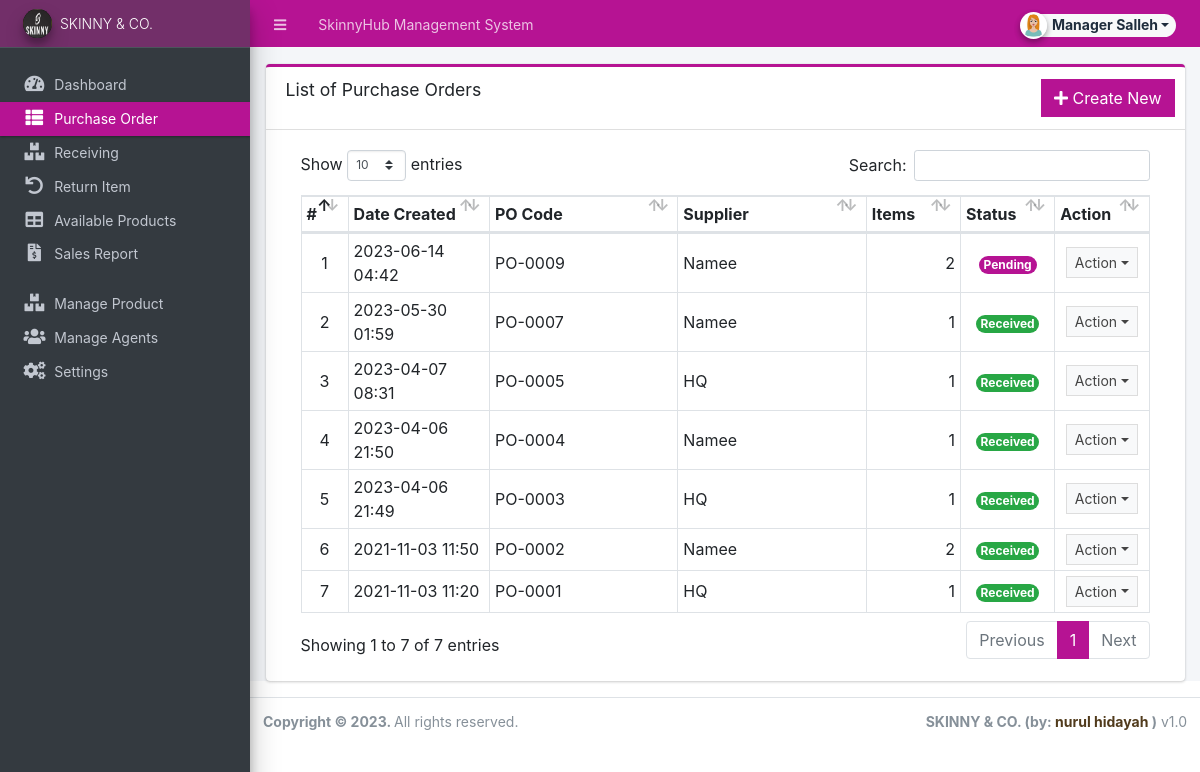
Page /admin/?page=purchase_order (signed in) on the committed database.
### tables this page shows
CREATE TABLE `purchase_order_list` (
  `id` int(30) NOT NULL,
  `po_code` varchar(50) NOT NULL,
  `supplier_id` int(30) NOT NULL,
  `amount` float NOT NULL,
  `discount_perc` float NOT NULL DEFAULT 0,
  `discount` float NOT NULL DEFAULT 0,
  `tax_perc` float NOT NULL DEFAULT 0,
  `tax` float NOT NULL DEFAULT 0,
  `remarks` text NOT NULL,
  `status` tinyint(4) NOT NULL DEFAULT 0 COMMENT '0 = pending, 1 = partially received, 2 =received',
  `date_created` datetime NOT NULL DEFAULT current_timestamp(),
  `date_updated` datetime NOT NULL DEFAULT current_timestamp() ON UPDATE current_timestamp()
);

CREATE TABLE `supplier_list` (
  `id` int(30) NOT NULL,
  `name` text NOT NULL,
  `address` text NOT NULL,
  `cperson` text NOT NULL,
  `contact` text NOT NULL,
  `status` tinyint(1) NOT NULL DEFAULT 1,
  `date_created` datetime NOT NULL DEFAULT current_timestamp(),
  `date_updated` datetime NOT NULL DEFAULT current_timestamp() ON UPDATE current_timestamp()
);

### config.php (called while the page is built, shortened)
<?php
require_once('classes/DBConnection.php');
require_once('classes/SystemSettings.php');
function validate_image($file){
	if(!empty($file)){
        $ex = explode('?',$file);
        $file = $ex[0];
        $param =  isset($ex[1]) ? '?'.$ex[1]  : '';
		if(is_file(base_app.$file)){
			return base_url.$file.$param;
		}else{
			return base_url.'uploads/avatar-1.png';
		}
	}else{
		return base_url.'uploads/avatar-5.png';
	}
}
function isMobileDevice(){
    $aMobileUA = array(
        '/iphone/i' => 'iPhone',
        '/ipod/i' => 'iPod',
        '/ipad/i' => 'iPad',
        '/android/i' => 'Android',
        '/blackberry/i' => 'BlackBerry',
        '/webos/i' => 'Mobile'
    );
    return false;
}
?>

### classes/DBConnection.php (called while the page is built, shortened)
<?php
class DBConnection{
    private $host = DB_SERVER;
    private $username = DB_USERNAME;
    private $password = DB_PASSWORD;
    private $database = DB_NAME;
    public $conn;
    public function __construct(){
        if (!isset($this->conn)) {
            $this->conn = new mysqli($this->host, $this->username, $this->password, $this->database);
        }
    }
}
?>

### classes/SystemSettings.php (called while the page is built, shortened)
<?php
class SystemSettings extends DBConnection{
	function userdata($field = ''){
		if(!empty($field)){
			if(isset($_SESSION['userdata'][$field]))
				return $_SESSION['userdata'][$field];
			else
				return null;
		}else{
			return false;
		}
	}
	function info($field=''){
		if(!empty($field)){
			if(isset($_SESSION['system_info'][$field]))
				return $_SESSION['system_info'][$field];
			else
				return false;
		}else{
			return false;
		}
	}
}
$_settings = new SystemSettings();
?>

### admin/purchase_order/index.php (the view, shortened to what this page needs)
<div class="card card-outline card-primary">
	<div class="card-header">
		<h3 class="card-title">List of Purchase Orders</h3>
        <div class="card-tools">
			<a href="<?php echo base_url ?>admin/?page=purchase_order/manage_po" class="btn btn-flat btn-primary"><span class="fas fa-plus"></span>  Create New</a>
		</div>
	</div>
	<div class="card-body">
		<div class="container-fluid">
        <div class="container-fluid">
			<table class="table table-bordered table-stripped">
                    <colgroup>
                        <col width="5%">
                        <col width="15%">
                        <col width="20%">
                        <col width="20%">
                        <col width="10%">
                        <col width="10%">
                        <col width="10%">
                    </colgroup>
                    <thead>
                        <tr>
                            <th>#</th>
                            <th>Date Created</th>
                            <th>PO Code</th>
                            <th>Supplier</th>
                            <th>Items</th>
                            <th>Status</th>
                            <th>Action</th>
                        </tr>
                    </thead>
                    <tbody>
                        <?php
                        $i = 1;
                        $qry = $conn->query("SELECT p.*, s.name as supplier FROM `purchase_order_list` p inner join supplier_list s on p.supplier_id = s.id order by p.`date_created` desc");
                        while($row = $qry->fetch_assoc()):
                            $row['items'] = $conn->query("SELECT count(item_id) as `items` FROM `po_items` where po_id = '{$row['id']}' ")->fetch_assoc()['items'];
                        ?>
                            <tr>
                                <td class="text-center"><?php echo $i++; ?></td>
                                <td><?php echo date("Y-m-d H:i",strtotime($row['date_created'])) ?></td>
                                <td><?php echo $row['po_code'] ?></td>
                                <td><?php echo $row['supplier'] ?></td>
                                <td class="text-right"><?php echo number_format($row['items']) ?></td>
                                <td class="text-center">
                                    <?php if($row['status'] == 0): ?>
                                        <span class="badge badge-primary rounded-pill">Pending</span>
                                    <?php elseif($row['status'] == 1): ?>
                                        <span class="badge badge-warning rounded-pill">Partially received</span>
                                        <?php elseif($row['status'] == 2): ?>
                                        <span class="badge badge-success rounded-pill">Received</span>
                                    <?php else: ?>
                                        <span class="badge badge-danger rounded-pill">N/A</span>
                                    <?php endif; ?>
                                </td>
                                <td align="center">
                                    <button type="button" class="btn btn-flat btn-default btn-sm dropdown-toggle dropdown-icon" data-toggle="dropdown">
                                            Action
                                    </button>
                                </td>
                            </tr>
                        <?php endwhile; ?>
                    </tbody>
                </table>
		</div>
		</div>
	</div>
</div>

### admin/index.php (shortened to what this page needs)
<?php require_once('../config.php'); ?>
 <!DOCTYPE html>
<html lang="en" class="" style="height: auto;">
<?php require_once('inc/header.php') ?>
  <body class="sidebar-mini layout-fixed control-sidebar-slide-open layout-navbar-fixed sidebar-mini-md sidebar-mini-xs" data-new-gr-c-s-check-loaded="14.991.0" data-gr-ext-installed="" style="height: auto;">
    <div class="wrapper">
     <?php require_once('inc/topBarNav.php') ?>
     <?php require_once('inc/navigation.php') ?>
     <?php $page = isset($_GET['page']) ? $_GET['page'] : 'home';  ?>
      <div class="content-wrapper pt-3" style="min-height: 567.854px;">
        <section class="content ">
          <div class="container-fluid">
            <?php
              if(!file_exists($page.".php") && !is_dir($page)){
                  include '404.html';
              }else{
                if(is_dir($page))
                  include $page.'/index.php';
                else
                  include $page.'.php';
              }
?>
          </div>
        </section>
      </div>
      <?php require_once('inc/footer.php') ?>
  </body>
</html>

### admin/inc/header.php (shortened to what this page needs)
<head>
    <link rel="stylesheet" href="<?php echo base_url ?>plugins/fontawesome-free/css/all.min.css">
    <link rel="stylesheet" href="<?php echo base_url ?>plugins/tempusdominus-bootstrap-4/css/tempusdominus-bootstrap-4.min.css">
  <link rel="stylesheet" href="<?php echo base_url ?>plugins/datatables-bs4/css/dataTables.bootstrap4.min.css">
  <link rel="stylesheet" href="<?php echo base_url ?>plugins/datatables-responsive/css/responsive.bootstrap4.min.css">
  <link rel="stylesheet" href="<?php echo base_url ?>plugins/datatables-buttons/css/buttons.bootstrap4.min.css">
  <link rel="stylesheet" href="<?php echo base_url ?>plugins/select2/css/select2.min.css">
  <link rel="stylesheet" href="<?php echo base_url ?>plugins/select2-bootstrap4-theme/select2-bootstrap4.min.css">
    <link rel="stylesheet" href="<?php echo base_url ?>plugins/icheck-bootstrap/icheck-bootstrap.min.css">
    <link rel="stylesheet" href="<?php echo base_url ?>plugins/jqvmap/jqvmap.min.css">
    <link rel="stylesheet" href="<?php echo base_url ?>dist/css/adminlte.css">
    <link rel="stylesheet" href="<?php echo base_url ?>dist/css/custom.css">
    <link rel="stylesheet" href="<?php echo base_url ?>plugins/overlayScrollbars/css/OverlayScrollbars.min.css">
    <link rel="stylesheet" href="<?php echo base_url ?>plugins/daterangepicker/daterangepicker.css">
    <link rel="stylesheet" href="<?php echo base_url ?>plugins/summernote/summernote-bs4.min.css">
  <link rel="stylesheet" href="<?php echo base_url ?>plugins/sweetalert2-theme-bootstrap-4/bootstrap-4.min.css">
  </head>

### admin/inc/topBarNav.php (shortened to what this page needs)
<nav class="main-header navbar navbar-expand navbar-dark border border-light border-top-0  border-left-0 border-right-0 navbar-light text-sm bg-lightblue">
  <ul class="navbar-nav">
    <li class="nav-item">
    <a class="nav-link" data-widget="pushmenu" href="#" role="button"><i class="fas fa-bars"></i></a>
    </li>
    <li class="nav-item d-none d-sm-inline-block">
      <a href="<?php echo base_url ?>" class="nav-link"><?php echo (!isMobileDevice()) ? $_settings->info('name'):$_settings->info('short_name'); ?> </a>
    </li>
  </ul>
  <ul class="navbar-nav ml-auto">
    <li class="nav-item">
      <div class="btn-group nav-link">
            <button type="button" class="btn btn-rounded badge badge-light dropdown-toggle dropdown-icon" data-toggle="dropdown">
              <span><img src="<?php echo validate_image($_settings->userdata('avatar')) ?>" class="img-circle elevation-2 user-img" alt="User Image"></span>
              <span class="ml-3"><?php echo ucwords($_settings->userdata('firstname').' '.$_settings->userdata('lastname')) ?></span>
            </button>
        </div>
    </li>
  </ul>
</nav>

### admin/inc/navigation.php (shortened to what this page needs)
<aside class="main-sidebar sidebar-dark-primary elevation-4 sidebar-no-expand">
  <a href="<?php echo base_url ?>admin" class="brand-link bg-primary text-sm">
  <img src="<?php echo validate_image($_settings->info('logo'))?>" alt="Store Logo" class="brand-image img-circle elevation-3 bg-black" style="width: 1.8rem;height: 1.8rem;max-height: unset">
  <span class="brand-text font-weight-light"><?php echo $_settings->info('short_name') ?></span>
  </a>
  <div class="sidebar os-host os-theme-light os-host-overflow os-host-overflow-y os-host-resize-disabled os-host-transition os-host-scrollbar-horizontal-hidden">
    <div class="os-content-glue" style="margin: 0px -8px; width: 249px; height: 646px;"></div>
    <div class="os-padding">
      <div class="os-viewport os-viewport-native-scrollbars-invisible" style="overflow-y: scroll;">
        <div class="os-content" style="padding: 0px 8px; height: 100%; width: 100%;">
          <nav class="mt-4">
             <ul class="nav nav-pills nav-sidebar flex-column text-sm nav-compact nav-flat nav-child-indent nav-collapse-hide-child" data-widget="treeview" role="menu" data-accordion="false">
              <li class="nav-item dropdown">
                <a href="./" class="nav-link nav-home">
                  <i class="nav-icon fas fa-tachometer-alt"></i>
                  <p>
                    Dashboard
                  </p>
                </a>
              </li>
              <li class="nav-item">
                <a href="<?php echo base_url ?>admin/?page=purchase_order" class="nav-link nav-purchase_order">
                  <i class="nav-icon fas fa-th-list"></i>
                  <p>
                    Purchase Order
                  </p>
                </a>
              </li>
              <li class="nav-item">
                <a href="<?php echo base_url ?>admin/?page=receiving" class="nav-link nav-receiving">
                  <i class="nav-icon fas fa-boxes"></i>
                  <p>
                    Receiving
                  </p>
                </a>
              </li>
              <li class="nav-item">
                <a href="<?php echo base_url ?>admin/?page=return" class="nav-link nav-return">
                  <i class="nav-icon fas fa-undo"></i>
                  <p>
                    Return Item
                  </p>
                </a>
              </li>
              <li class="nav-item">
                <a href="<?php echo base_url ?>admin/?page=stocks" class="nav-link nav-stocks">
                  <i class="nav-icon fas fa-table"></i>
                  <p>
                    Available Products
                  </p>
                </a>
              </li>
              <li class="nav-item">
                <a href="<?php echo base_url ?>admin/?page=sales" class="nav-link nav-sales">
                  <i class="nav-icon fas fa-file-invoice-dollar"></i>
                  <p>
                    Sales Report
                  </p>
                </a>
              </li>
               <?php if($_settings->userdata('type') == 1): ?>
              <li class="nav-header"></li>
              <li class="nav-item dropdown">
                <a href="<?php echo base_url ?>admin/?page=maintenance/item" class="nav-link nav-maintenance_item">
                  <i class="nav-icon fas fa-boxes"></i>
                  <p>
                    Manage Product
                  </p>
                </a>
              </li>
              <li class="nav-item dropdown">
                <a href="<?php echo base_url ?>admin/?page=user/list" class="nav-link nav-user_list">
                  <i class="nav-icon fas fa-users"></i>
                  <p>
                    Manage Agents
                  </p>
                </a>
              </li>
              <li class="nav-item dropdown">
                <a href="<?php echo base_url ?>admin/?page=system_info" class="nav-link nav-system_info">
                  <i class="nav-icon fas fa-cogs"></i>
                  <p>
                    Settings
                  </p>
                </a>
              </li>
              <?php endif; ?>
            </ul>
          </nav>
        </div>
      </div>
    </div>
  </div>
</aside>

### admin/inc/footer.php (shortened to what this page needs)
<footer class="main-footer text-sm">
        <strong>Copyright © <?php echo date('Y') ?>.
        </strong>
        All rights reserved.
        <div class="float-right d-none d-sm-inline-block">
          <b><?php echo $_settings->info('short_name') ?> (by: <a href="mailto:nhidayah2378@gmail.com" target="blank">nurul hidayah</a> )</b> v1.0
        </div>
      </footer>
    </div>

### admin/inc/topBarNav.php (style rules this page uses)
.user-img { position: absolute; height: 27px; width: 27px; object-fit: cover; left: -7%; top: -12%; }
.btn-rounded { border-radius: 50px; }

### rows in the picture
purchase_order_list: date_created "2023-06-14 04:42", po_code "PO-0009", supplier.name "Namee", supplier "2", status "Pending"
purchase_order_list: date_created "2023-05-30 01:59", po_code "PO-0007", supplier.name "Namee", items "1", status "Received"
purchase_order_list: date_created "2023-04-07 08:31", po_code "PO-0005", supplier.name "HQ", supplier "1", status "Received"
purchase_order_list: date_created "2023-04-06 21:50", po_code "PO-0004", supplier.name "Namee", items "1", status "Received"
purchase_order_list: date_created "2023-04-06 21:49", po_code "PO-0003", supplier.name "HQ", supplier "1", status "Received"
purchase_order_list: date_created "2021-11-03 11:50", po_code "PO-0002", supplier.name "Namee", supplier "2", status "Received"
purchase_order_list: date_created "2021-11-03 11:20", po_code "PO-0001", supplier.name "HQ", supplier "1", status "Received"

### other values in the picture
$_settings->info('name') "SkinnyHub Management System"
$_settings->userdata('firstname').' '.$_settings->userdata('lastname') "Manager Salleh"
$_settings->info('short_name') "SKINNY & CO."
